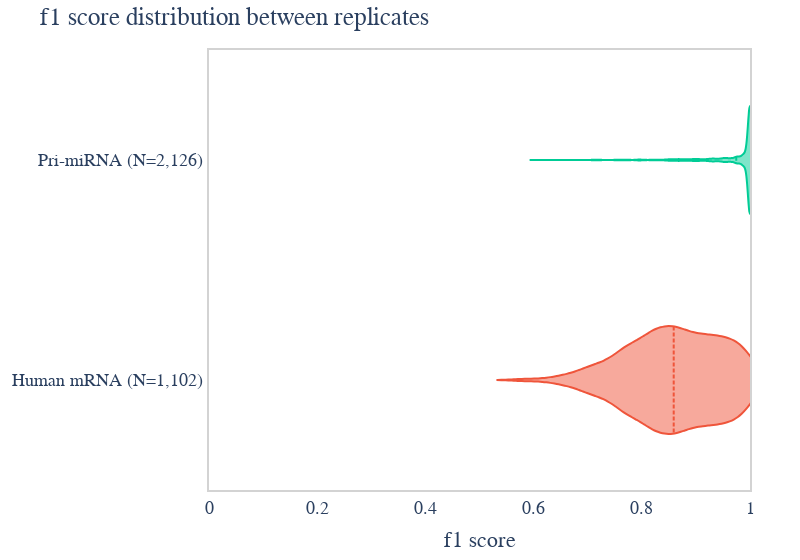

Here is the notebook cell this chart was saved with:
### Markdown cell above
### F1 score

### Code cell
# import f1_score
from sklearn.metrics import f1_score as f1_score_sklearn

import rnastructure
rna = rnastructure.RNAstructure()

def f1_score(x0, x1):
    x0, x1 = x0['structure'].values[0], x1['structure'].values[0]
    return f1_score_sklearn(dot2bool(x0), dot2bool(x1))

f1_score.name = 'f1'

fig = violin_plot(df, compute_score_between_replicates(df, f1_score), f1_score, 0.).update_layout(width=800)
fig.show()
# save figure as pdf
import plotly.io as pio
pio.write_image(fig, 'f1_score.pdf')

### Figure 1 — Plotly figure (JSON) as saved in the notebook; plotly's stock layout.template omitted (floating-point values rounded to 4 significant figures; data arrays with more than 128 entries replaced by an {"elided": "..."} marker saying what was removed)
{"data": [{"marker": {"color": "#EF553B"}, "meanline": {"visible": true}, "name": "Human mRNA (N=1,102)", "points": false, "type": "violin", "x": {"elided": "1102 float values"}}, {"marker": {"color": "#00CC96"}, "meanline": {"visible": true}, "name": "Pri-miRNA (N=2,126)", "points": false, "type": "violin", "x": {"elided": "2126 float values"}}], "layout": {"bargap": 0.2, "bargroupgap": 0.1, "font": {"size": 18}, "margin": {"b": 50, "l": 50, "r": 50, "t": 50}, "paper_bgcolor": "white", "plot_bgcolor": "white", "showlegend": false, "title": {"text": "f1 score distribution between replicates"}, "width": 800, "xaxis": {"gridcolor": "white", "gridwidth": 2, "linecolor": "lightgrey", "linewidth": 2, "mirror": true, "range": [0, 1], "showgrid": false, "showline": true, "title": {"text": "f1 score"}}, "yaxis": {"gridcolor": "white", "gridwidth": 2, "linecolor": "lightgrey", "linewidth": 2, "mirror": true, "showgrid": false, "showline": true}}}
